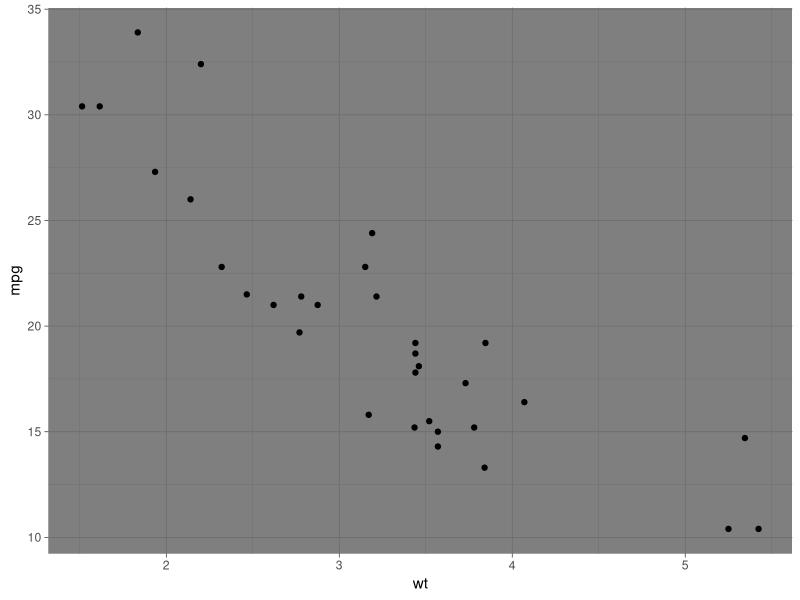
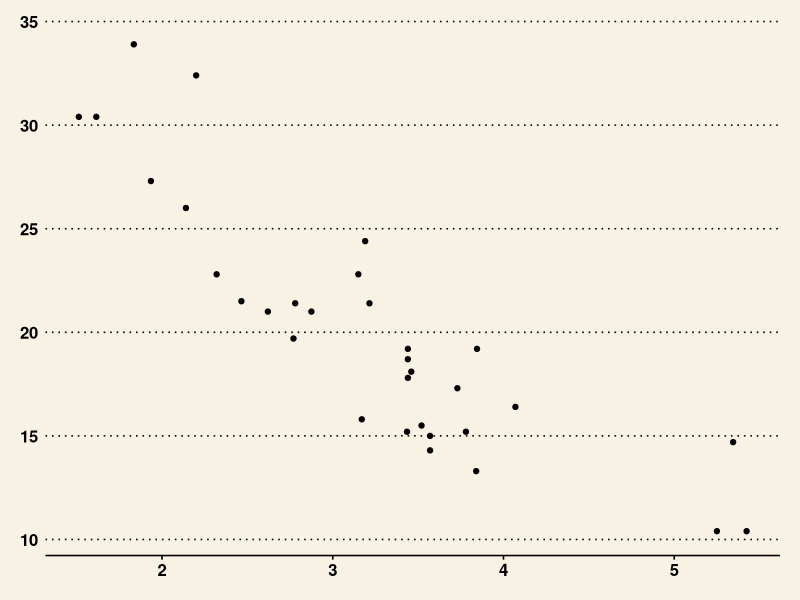

The R script that drew these images, in order:
install.packages("ggthemes")
library(ggplot2)
library(ggthemes)

ggplot(mtcars,aes(x=wt,y=mpg))+
  geom_point()+
  theme_dark()

ggplot(mtcars,aes(x=wt, y=mpg))+
  geom_point()+
  theme_wsj()
